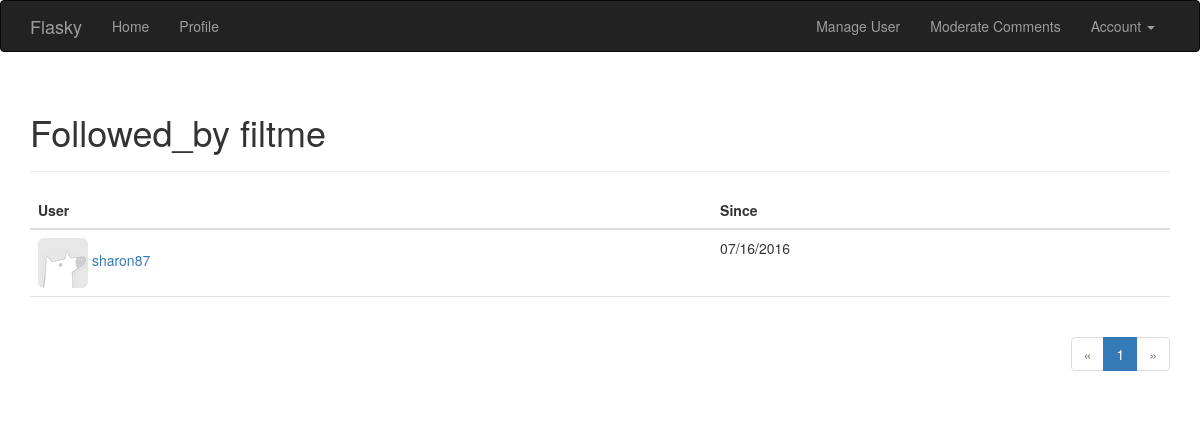
The page /followed_by/filtme (signed in) on the database its author committed.
### app/models.py (models this page shows, shortened)
class User(UserMixin,db.Model):
    __tablename__ = 'users'
    id = db.Column(db.Integer,primary_key=True)
    email = db.Column(db.String(64),unique=True,index=True)
    username = db.Column(db.String(64),unique=True,index=True)
    password_hash = db.Column(db.String(128))
    role_id = db.Column(db.Integer, db.ForeignKey('roles.id'))
    confirmed = db.Column(db.Boolean,default=False)
    name = db.Column(db.String(64))
    location = db.Column(db.String(64))
    about_me = db.Column(db.Text())
    member_since = db.Column(db.DateTime, default=datetime.utcnow)
    last_seen = db.Column(db.DateTime, default=datetime.utcnow)
    posts = db.relationship('Post',backref='author',lazy='dynamic')
    followed = db.relationship('Follow',foreign_keys=[Follow.follower_id],
                               backref=db.backref('follower',lazy='joined'),
                               lazy='dynamic',cascade='all,delete-orphan')
    followers = db.relationship('Follow',foreign_keys=[Follow.followed_id],
                               backref=db.backref('followed',lazy='joined'),
                               lazy='dynamic',cascade='all,delete-orphan')
    comments = db.relationship('Comment',backref='author',lazy='dynamic')
    @property
    def password(self):
        raise AttributeError('password is not a readable attribute')
    def can(self,permission):
        return self.role is not None and \
        (self.role.permissions & permission)==permission
    def is_administrator(self):
        return self.can(Permission.ADMINISTER)
    def ping(self):
        self.last_seen = datetime.utcnow()
        db.session.add(self)

class Follow(db.Model):
    __tablename__ = 'follows'
    follower_id = db.Column(db.Integer, db.ForeignKey('users.id'), primary_key=True)
    followed_id = db.Column(db.Integer, db.ForeignKey('users.id'), primary_key=True)
    timestamp = db.Column(db.DateTime, default=datetime.utcnow)

### app/main/views.py (the view)
@main.route('/followed_by/<username>')
def followed_by(username):
    user=User.query.filter_by(username=username).first()
    if user is None:
        flash('无效的用户')
        return redirect(url_for('.index'))
    page = request.args.get('page',1,type=int)
    pagination = user.followed.paginate(page,20,error_out=False)
    follows = [{'user':item.followed,'timestamp':item.timestamp}
               for item in pagination.items]
    return render_template('followers.html',user=user,title="Followed_by",
                           endpoint='.followed_by',pagination=pagination,follows=follows)

### app/auth/views.py (called while the page is built)
@auth.before_app_request
def before_request():
    if current_user.is_authenticated:
        current_user.ping()
        if not current_user.confirmed \
                and request.endpoint[:5] != 'auth.':
            return redirect(url_for('auth.unconfirmed'))

### app/main/__init__.py (called while the page is built)
@main.app_context_processor
def inject_permissions():
    return dict(Permission=Permission)

### app/models.py (called while the page is built)
@login_manager.user_loader
def load_user(user_id):
    return User.query.get(int(user_id))

### app/templates/followers.html (shortened to what this page needs)
{% extends "base.html" %}
{% import "_macros.html" as macros %}
{% block page_content %}
<div class="page-header">
    <h1>{{ title }} {{ user.username }}</h1>
</div>
<table class="table table-hover followers">
    <thead><tr><th>User</th><th>Since</th></tr></thead>
    {% for follow in follows %}
    {% if follow.user != user %}
    <tr>
        <td>
            <a href="{{ url_for('.user', username = follow.user.username) }}">
                <img class="img-rounded" src="{{ url_for('static',filename='img-h.jpg') }}">
                {{ follow.user.username }}
            </a>
        </td>
        <td>{{ moment(follow.timestamp).format('L') }}</td>
    </tr>
    {% endif %}
    {% endfor %}
</table>
<div class="pagination">
    {{ macros.pagination_widget(pagination, endpoint, username = user.username) }}
</div>
{% endblock %}

### app/static/styles.css (style rules this page uses)
div.pagination { width: 100%; text-align: right; padding: 0px; margin: 0px; }
.table.followers tr { border-bottom: 1px solid #e0e0e0; }

### rows shown on the page
User: username "filtme"
User: user.username "sharon87"
Follow: timestamp "07/16/2016"

### other values the page prints
{{ title }} "Followed_by"
{{ p }} "1"
